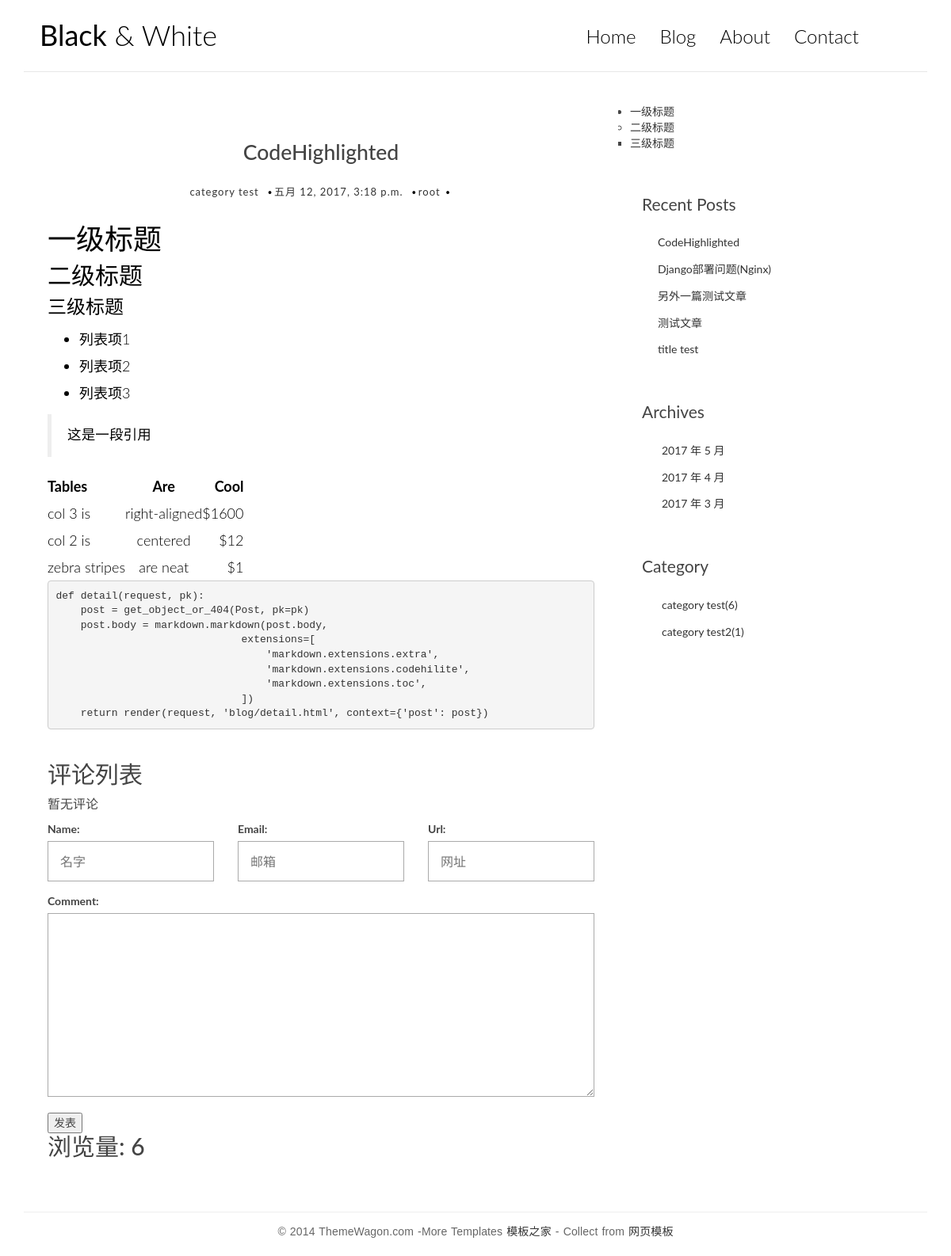
/post/5/, run on the app's committed database.
### blog/models.py (models this page shows, shortened)
class Post(models.Model):
    title = models.CharField(max_length=70)
    body = models.TextField()
    created_time = models.DateTimeField()
    modified_time = models.DateTimeField()
    excerpt = models.CharField(max_length = 200, blank = True)
    category = models.ForeignKey(Category)
    tags = models.ManyToManyField(Tag, blank = True)
    author = models.ForeignKey(User)
    views = models.PositiveIntegerField(default=0)
    def increase_views(self):
        self.views += 1
        self.save(update_fields=['views'])
    def get_absolute_url(self):
        return reverse('blog:detail', kwargs={'pk': self.pk})
    class Meta:
        ordering = ['-created_time']

class Category(models.Model):
    name = models.CharField(max_length = 100)

### blog/views.py (the view)
# urls.py: url(r'^post/(?P<pk>[0-9]+)/$', detail, name='detail'),
def detail(request, pk):
    post = get_object_or_404(Post, pk=pk)
    post.increase_views()
    md = markdown.Markdown(extensions=[
        'markdown.extensions.extra',
        'markdown.extensions.codehilite',
        TocExtension(slugify=slugify),
    ])
    post.body = md.convert(post.body)
    form = CommentForm()
    comment_list = post.comment_set.all()
    context = {
        'post': post,
        'toc': md.toc,
        'form': form,
        'comment_list': comment_list
    }
    return render(request, 'blog/detail.html', context=context)

### comments/forms.py
class CommentForm(forms.ModelForm):
    class Meta:
        model = Comment
        fields = ['name', 'email', 'url', 'text']
        widgets = {
            'name':forms.TextInput(attrs={
                'placeholder': "名字",
            }),
            'email': forms.TextInput(attrs={
                'placeholder': "邮箱",
            }),
            'url': forms.TextInput(attrs={
                'placeholder': "网址",
            }),
        }

### blog/templatetags/blog_tags.py (called while the page is built)
@register.simple_tag
def get_recent_posts(num=5):
    return Post.objects.all()[:num]

@register.simple_tag
def archives():
    return Post.objects.dates('created_time', 'month', order='DESC')

@register.simple_tag
def get_categories():
    return Category.objects.all()

@register.simple_tag
def get_num_posts():
    category_list = Category.objects.annotate(num_posts=Count('post'))
    return category_list

### templates/blog/detail.html (shortened to what this page needs)
{% extends 'blog/base.html' %}
{%block main%}
<article class="post post-1">
<header class="entry-header">
  <h1 class="entry-title">{{ post.title }}</h1>
  <div class="entry-meta">
    <span class="post-category"><a href="#">{{ post.category.name }} </a></span>
    <span class="post-date">
      <a href="#">
        <time class="entry-date" datetime="{{ post.created_time }}">{{ post.created_time }} </time>
      </a>
    </span>
    <span class="post-author"><a href="#">{{ post.author }} </a></span>
  </div>
</header>
<div class="entry-content clearfix">
  {{ post.body|safe }}
</div>
<div class="comment-list">
  <h2>评论列表</h2>
  <ul class="list-unstyled">
    {% for comment in comment_list %}
    <li class="comment-item">
      <span class="name">{{ comment.name }}</span>
      <time class="date">{{ comment.created_time }}</time>
      <div class="text">
        {{ comment.text }}
      </div>
    </li>
    {% empty %}
    暂无评论
    {% endfor %}
  </ul>
</div>
<form action="{% url 'comments:post_comment' post.pk %}" method="post" class="comment-form">
  <div class="row">
    <div class="col-md-4">
      <label for="{{ form.name.id_for_label }}">Name:</label>
      {{ form.name }}
    </div>
    <div class="col-md-4">
      <label for="{{ form.email.id_for_label }}">Email:</label>
      {{ form.email }}
    </div>
    <div class="col-md-4">
      <label for="{{ form.url.id_for_label }}">Url:</label>
      {{ form.url }}
    </div>
    <div class="col-md-12">
      <label for="{{ form.text.id_for_label }}">Comment:</label>
      {{ form.text }}
      <button type="submit"><span>发表</span></button>
    </div>
  </div>
</form>
<h2>浏览量: {{post.views}}</h2>
</article>
{%endblock main%}

### templates/blog/base.html (shortened to what this page needs)
{%load blog_tags%}
<!DOCTYPE html>
<html>
	<head>
        {%load staticfiles%}
        <link rel="stylesheet" href="{% static 'blog/css/bootstrap.min.css'%}">
		<link rel="stylesheet" href="http://code.ionicframework.com/ionicons/2.0.1/css/ionicons.min.css">
        <link rel="stylesheet" href="{% static 'blog/css/pace.css'%}">
        <link rel="stylesheet" href="{% static 'blog/css/custom.css'%}">
        <link rel="stylesheet" href="{% static 'blog/css/friendly.css' %}">
	</head>
	<body>
		<div class="container">
			<header id="site-header">
				<div class="row">
					<div class="col-md-4 col-sm-5 col-xs-8">
						<div class="logo">
                            <h1><a href="{% url 'blog:index'%}"><b>Black</b> &amp; White</a></h1>
						</div>
					</div>
					<div class="col-md-8 col-sm-7 col-xs-4">
						<nav class="main-nav" role="navigation">
							<div class="collapse navbar-collapse" id="bs-example-navbar-collapse-1">
  								<ul class="nav navbar-nav navbar-right">
                                    <li class="cl-effect-11"><a href="{%url 'blog:index'%}" data-hover="Home">Home</a></li>
    								<li class="cl-effect-11"><a href="full-width.html" data-hover="Blog">Blog</a></li>
    								<li class="cl-effect-11"><a href="about.html" data-hover="About">About</a></li>
    								<li class="cl-effect-11"><a href="contact.html" data-hover="Contact">Contact</a></li>
  								</ul>
							</div>
						</nav>
					</div>
				</div>
			</header>
		</div>
		<div class="content-body">
			<div class="container">
				<div class="row">
					<main class="col-md-8">
                        {%block main%}
                        {%endblock main%}
					</main>
                    <aside>
                        {{ toc|safe  }}
                    </aside>
					<aside class="col-md-4">
						<div class="widget widget-recent-posts">
							<h3 class="widget-title">Recent Posts</h3>
                            {%get_recent_posts as recent_post_list%}
							<ul>
                                {%for post in recent_post_list%}
								<li>
                                    <a href="{{post.get_absolute_url}}">{{post.title}}</a>
								</li>
                                {%endfor%}
							</ul>
						</div>
						<div class="widget widget-archives">
							<h3 class="widget-title">Archives</h3>
                            {% archives as date_list%}
							<ul>
                                {%for date in date_list%}
								<li>
                                <a href="{% url 'blog:archives' date.year date.month%}">{{date.year}} 年 {{ date.month  }} 月</a>
								</li>
                                {%endfor%}
							</ul>
						</div>
						<div class="widget widget-category">
							<h3 class="widget-title">Category</h3>
                            {% get_categories as category_list %}
                            {% get_num_posts as category_list %}
							<ul>
                                {%for category in category_list%}
								<li>
                                <a href="{%url 'blog:category' category.pk%}">{{category.name}}({{category.num_posts}})</a>
								</li>
                                {%endfor%}
							</ul>
						</div>
					</aside>
				</div>
			</div>
		</div>
		<footer id="site-footer">
			<div class="container">
				<div class="row">
					<div class="col-md-12">
						<p class="copyright">&copy; 2014 ThemeWagon.com -More Templates <a href="http://www.cssmoban.com/" target="_blank" title="模板之家">模板之家</a> - Collect from <a href="http://www.cssmoban.com/" title="网页模板" target="_blank">网页模板</a></p>
					</div>
				</div>
			</div>
		</footer>
	</body>
</html>

### blog/static/blog/css/custom.css (style rules this page uses)
* { outline: none; }
h1, h2, h3, h4, h5, h6 { margin-top: 0; }
b { font-weight: 400; }
a { color: #333; }
body { color: #444; font-family: 'Lato', sans-serif; }
p { font-family: 'Ubuntu', sans-serif; font-weight: 400; word-spacing: 1px; letter-spacing: 0.01em; }
#site-header { background-color: #FFF; padding: 25px 20px; margin-bottom: 40px; border-bottom: 1px solid #e7e7e7; }
.logo h1 a { color: #000; }
.logo h1 { margin: 0; font-family: 'Lato', sans-serif; font-weight: 300; }
.main-nav { margin-top: 11px; max-width: 95%; }
.main-nav a { color: #000000 !important; padding: 0 0 5px 0 !important; margin-right: 30px; font-family: 'Lato', sans-serif; font-weight: 300; font-size: 24px; }
.cl-effect-11 a { padding: 10px 0; color: #0972b4; text-shadow: none; }
.cl-effect-11 a::before { position: absolute; top: 0; left: 0; overflow: hidden; padding: 0 0 5px 0 !important; max-width: 0; border-bottom: 1px solid #000; color: #000; content: attr(data-hover); -webkit-transition: max-width 0.5s; -moz-transition: max-width 0.5s; transition: max-width 0.5s; }
.content-body { padding-bottom: 4em; }
.post, .comment-area { background: #fff; padding: 30px 30px 0; }
.entry-title { text-align: center; font-size: 1.9em; margin-bottom: 20px; line-height: 1.6; padding: 10px 20px 0; }
.entry-meta { text-align: center; color: #DDDDDD; font-size: 13px; letter-spacing: 1px; margin-bottom: 30px; }
.entry-content { font-size: 18px; line-height: 1.9; font-weight: 300; color: #000; }
.post-category, .post-date, .post-author { position: relative; padding-right: 15px; }
.post-category::after, .post-date::after, .post-author::after { position: absolute; content: '.'; color: #000; font-size: 30px; top: -22px; right: 1px; }
.widget { background: #fff; padding: 30px 0 0; }
.widget-title { font-size: 1.5em; margin-bottom: 20px; line-height: 1.6; padding: 10px 0 0; font-weight: 400; }
.widget-recent-posts ul { padding: 0; margin: 0; padding-left: 20px; }
.widget-recent-posts ul li { list-style-type: none; position: relative; line-height: 170%; margin-bottom: 10px; }
.widget-recent-posts ul li::before { content: '\f3d3'; font-family: "Ionicons"; position: absolute; left: -17px; top: 3px; font-size: 16px; color: #000; }
.widget-archives ul { padding: 0; margin: 0; padding-left: 25px; }
.widget-archives ul li { list-style-type: none; position: relative; line-height: 170%; margin-bottom: 10px; }
.widget-archives ul li::before { content: '\f3f3'; font-family: "Ionicons"; position: absolute; left: -25px; top: 1px; font-size: 16px; color: #000; }
.widget-category ul { padding: 0; margin: 0; padding-left: 25px; }
.widget-category ul li { list-style-type: none; position: relative; line-height: 170%; margin-bottom: 10px; }
.widget-category ul li::before { content: '\f3fe'; font-family: "Ionicons"; position: absolute; left: -25px; top: 1px; font-size: 18px; color: #000; }
#site-footer { padding-top: 10px; padding: 0 0 1.5em 0; }
.copyright { text-align: center; padding-top: 1em; margin: 0; border-top: 1px solid #eee; color: #666; }
.contact-form input, .comment-form input { border: 1px solid #aaa; margin-bottom: 15px; width: 100%; padding: 15px 15px; font-size: 16px; line-height: 100%; transition: 0.4s border-color linear; }
.contact-form textarea, .comment-form textarea { border: 1px solid #aaa; margin-bottom: 15px; width: 100%; padding: 15px 15px; font-size: 16px; line-height: 20px !important; min-height: 183px; transition: 0.4s border-color linear; }
.comment-list { margin-top: 30px; font-size: 16px; }

### data on the page
Post: title "CodeHighlighted", category.name "category test", created_time "五月 12, 2017, 3:18 p.m.", author "root", body "一级标题 二级标题 三级标题 列表项1 列表项2 列表项3 这是一段引用 Tables Are Cool col 3 is right-aligned $1600 col 2 is centered $12 zebra stripes are neat $1 def detail(request, pk): post = get_object_or_404(Post, pk=pk) post.body = markdown.markdown(post.body, extensions=[ 'markdown.extensions.extra', 'markdown.extensions.codehilite', 'markdown.extensions.toc', ]) return render(request, 'blog/detail.html', context={'post': post})", views "6"
Post: title "Django部署问题(Nginx)"
Post: title "另外一篇测试文章"
Post: title "测试文章"
Post: title "title test"
Category: name "category test", num_posts "6"
Category: name "category test2", num_posts "1"

### other printed values
{{ toc|safe }} "一级标题 二级标题 三级标题"
{{ date.year }} "2017" "2017" "2017"
{{ date.month }} "5" "4" "3"
